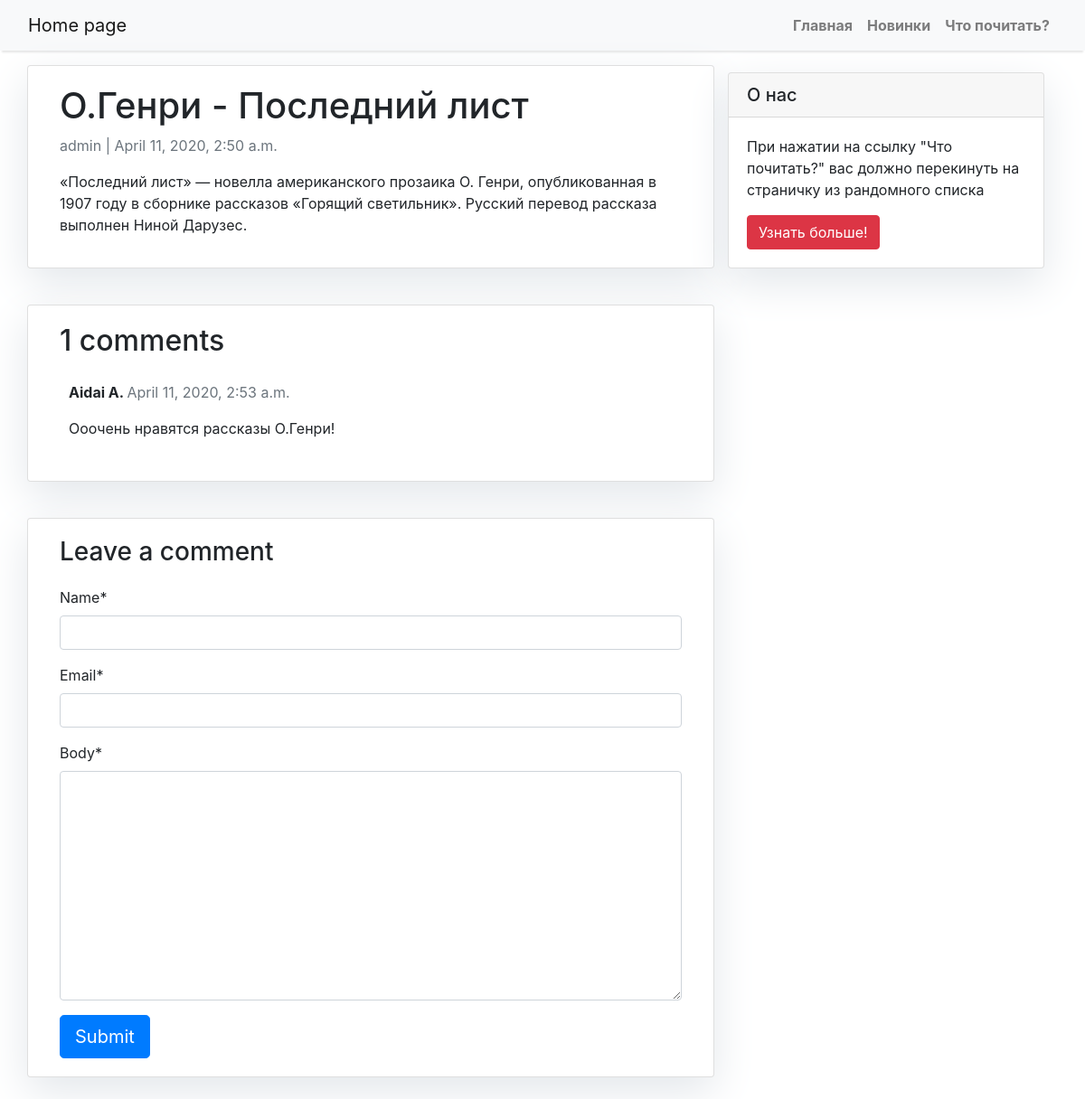
The app's page /ogenri-poslednij-list/ with its own data.
### webapp/models.py (models this page shows, shortened)
class Book(models.Model):
    title = models.CharField(max_length=200, unique=True)
    slug = models.SlugField(max_length=200, unique=True)
    author = models.ForeignKey(
        User, on_delete=models.CASCADE, related_name="blog_books"
    )
    book_description = models.TextField()
    image = models.ImageField(upload_to='images')
    updated_on = models.DateTimeField(auto_now=True)
    created_on = models.DateTimeField(auto_now_add=True)
    status = models.IntegerField(choices=STATUS, default=0)
    class Meta:
        ordering = ["-created_on"]

class Comment(models.Model):
    book = models.ForeignKey(Book, on_delete=models.CASCADE, related_name="comments")
    name = models.CharField(max_length=80)
    email = models.EmailField()
    body = models.TextField()
    created_on = models.DateTimeField(auto_now_add=True)
    active = models.BooleanField(default=False)
    class Meta:
        ordering = ["created_on"]

### webapp/views.py (the view)
# urls.py: path("<slug:slug>/", views.book_detail, name='book_detail'),
def book_detail(request, slug):
    template_name = "book_detail.html"
    book = get_object_or_404(Book, slug=slug)
    comments = book.comments.filter(active=True).order_by("-created_on")
    new_comment = None
    if request.method == "POST":
        comment_form = CommentForm(data=request.POST)
        if comment_form.is_valid():
            new_comment = comment_form.save(commit=False)
            new_comment.book = book
            new_comment.save()
    else:
        comment_form = CommentForm()
    return render(
        request,
        template_name,
        {
            "book": book,
            "comments": comments,
            "new_comment": new_comment,
            "comment_form": comment_form,
        },
    )

### webapp/forms.py
class CommentForm(forms.ModelForm):
    class Meta:
        model = Comment
        fields = ('name', 'email', 'body')

### templates/book_detail.html (shortened to what this page needs)
{% extends 'base.html' %} {% block content %}
{% load crispy_forms_tags %}
<div class="container">
  <div class="row">
    <div class="col-md-8 card mb-4  mt-3 left  top">
      <div class="card-body">
        <h1>{% block title %} {{ book.title }} {% endblock title %}</h1>
        <p class=" text-muted">{{ book.author }} | {{ book.created_on }}</p>
        <p class="card-text ">{{ book.book_description | safe }}</p>
      </div>
    </div>
    {% block sidebar %} {% include 'sidebar.html' %} {% endblock sidebar %}
    <div class="col-md-8 card mb-4  mt-3 ">
      <div class="card-body">
        {% with comments.count as total_comments %}
        <h2>{{ total_comments }} comments</h2>
          {% endwith %} {% for comment in comments %}
        <div class="comments" style="padding: 10px;">
          <p class="font-weight-bold">
            {{ comment.name }}
            <span class=" text-muted font-weight-normal">
              {{ comment.created_on }}
            </span>
          </p>
          {{ comment.body | linebreaks }}
        </div>
        {% endfor %}
      </div>
    </div>
    <div class="col-md-8 card mb-4  mt-3 ">
      <div class="card-body">
        {% if new_comment %}
        <div class="alert alert-success" role="alert">
          Your comment is awaiting moderation
        </div>
        {% else %}
        <h3>Leave a comment</h3>
        <form method="post" style="margin-top: 1.3em;">
          {{ comment_form | crispy }}
          <button type="submit" class="btn btn-primary  btn-lg">Submit</button>
        </form>
        {% endif %}
      </div>
    </div>
  </div>
</div>
{% endblock content %}

### static/css/base.css (style rules this page uses)
body { font-family: "Roboto", sans-serif; font-size: 17px; background-color: #fdfdfd; }
.card { box-shadow: 0 16px 48px #E3E7EB; }

### records on screen
Book: title "О.Генри - Последний лист", author "admin", created_on "April 11, 2020, 2:50 a.m.", book_description "«Последний лист» — новелла американского прозаика О. Генри, опубликованная в 1907 году в сборнике рассказов «Горящий светильник». Русский перевод рассказа выполнен Ниной Дарузес."
Comment: name "Aidai A.", created_on "April 11, 2020, 2:53 a.m.", body "Ооочень нравятся рассказы О.Генри!"

### other values on screen
{{ total_comments }} "1"
